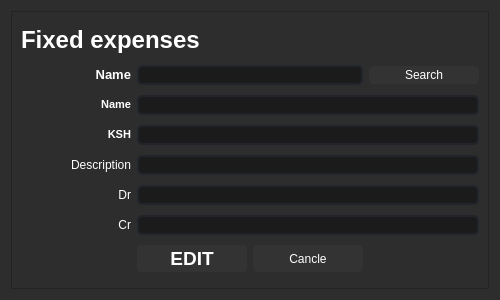
<?xml version="1.0" encoding="UTF-8"?>
<ui version="4.0">
 <class>Dialog</class>
 <widget class="QDialog" name="Dialog">
  <property name="geometry">
   <rect>
    <x>0</x>
    <y>0</y>
    <width>500</width>
    <height>300</height>
   </rect>
  </property>
  <property name="minimumSize">
   <size>
    <width>500</width>
    <height>300</height>
   </size>
  </property>
  <property name="maximumSize">
   <size>
    <width>500</width>
    <height>300</height>
   </size>
  </property>
  <property name="windowTitle">
   <string>Expense</string>
  </property>
  <property name="windowIcon">
   <iconset>
    <normaloff>../.designer/backup/logo14.ico</normaloff>../.designer/backup/logo14.ico</iconset>
  </property>
  <property name="styleSheet">
   <string notr="true">background-color: rgb(45, 45, 45);</string>
  </property>
  <layout class="QGridLayout" name="gridLayout_2">
   <item row="0" column="0">
    <widget class="QFrame" name="frame">
     <property name="styleSheet">
      <string notr="true">
QLineEdit {
	color: rgb(255, 255, 255);
	background-color: rgb(33, 37, 43);
	border-radius: 5px;
	border: 2px solid rgb(33, 37, 43);
	padding-left: 10px;
	selection-color: rgb(255, 255, 255);
	selection-background-color: rgb(255, 121, 198);
}
QLineEdit:hover {
	border: 2px solid rgb(64, 71, 88);
}
QLineEdit:focus {
	border: 2px solid rgb(91, 101, 124);
}
</string>
     </property>
     <property name="frameShape">
      <enum>QFrame::StyledPanel</enum>
     </property>
     <property name="frameShadow">
      <enum>QFrame::Raised</enum>
     </property>
     <layout class="QGridLayout" name="gridLayout">
      <item row="3" column="1" colspan="3">
       <widget class="QLineEdit" name="lineEdit_2">
        <property name="styleSheet">
         <string notr="true">background-color: rgb(27, 27, 27);</string>
        </property>
       </widget>
      </item>
      <item row="4" column="1" colspan="3">
       <widget class="QLineEdit" name="lineEdit_3">
        <property name="styleSheet">
         <string notr="true">background-color: rgb(27, 27, 27);</string>
        </property>
       </widget>
      </item>
      <item row="0" column="0" colspan="2">
       <widget class="QLabel" name="label_2">
        <property name="maximumSize">
         <size>
          <width>16777215</width>
          <height>30</height>
         </size>
        </property>
        <property name="text">
         <string>&lt;html&gt;&lt;head/&gt;&lt;body&gt;&lt;p&gt;&lt;span style=&quot; font-size:18pt; font-weight:600; color:#ffffff;&quot;&gt;Fixed expenses&lt;/span&gt;&lt;/p&gt;&lt;/body&gt;&lt;/html&gt;</string>
        </property>
       </widget>
      </item>
      <item row="1" column="3">
       <widget class="QPushButton" name="pushButton_3">
        <property name="styleSheet">
         <string notr="true">QPushButton {
	border: 2px solid rgb(51,51,51);
	border-radius: 5px;	
	color:rgb(255,255,255);
	background-color: rgb(51,51,51);
}
QPushButton:hover {
	border: 2px solid rgb(112,0,0);
	background-color: rgb(112,0,0);
}
QPushButton:pressed {	
	border: 2px solid rgb(112,0,0);
	background-color: rgb(51,51,51);
}

QPushButton:disabled {	
	border-radius: 5px;	
	border: 2px solid rgb(112,112,112);
	background-color: rgb(112,112,112);
}</string>
        </property>
        <property name="text">
         <string>Search</string>
        </property>
       </widget>
      </item>
      <item row="2" column="1" colspan="3">
       <widget class="QLineEdit" name="lineEdit">
        <property name="styleSheet">
         <string notr="true">background-color: rgb(27, 27, 27);</string>
        </property>
       </widget>
      </item>
      <item row="1" column="0">
       <widget class="QLabel" name="label_5">
        <property name="text">
         <string>&lt;html&gt;&lt;head/&gt;&lt;body&gt;&lt;p align=&quot;right&quot;&gt;&lt;span style=&quot; font-size:10pt; font-weight:600; color:#ffffff;&quot;&gt;Name&lt;/span&gt;&lt;/p&gt;&lt;/body&gt;&lt;/html&gt;</string>
        </property>
       </widget>
      </item>
      <item row="7" column="2">
       <widget class="QPushButton" name="pushButton_2">
        <property name="maximumSize">
         <size>
          <width>16777215</width>
          <height>34</height>
         </size>
        </property>
        <property name="styleSheet">
         <string notr="true">QPushButton {
	border: 2px solid rgb(51,51,51);
	border-radius: 5px;	
	color:rgb(255,255,255);
	background-color: rgb(51,51,51);
}
QPushButton:hover {
	border: 2px solid rgb(112,0,0);
	background-color: rgb(112,0,0);
}
QPushButton:pressed {	
	border: 2px solid rgb(112,0,0);
	background-color: rgb(51,51,51);
}

QPushButton:disabled {	
	border-radius: 5px;	
	border: 2px solid rgb(112,112,112);
	background-color: rgb(112,112,112);
}</string>
        </property>
        <property name="text">
         <string>Cancle</string>
        </property>
       </widget>
      </item>
      <item row="4" column="0">
       <widget class="QLabel" name="label_3">
        <property name="text">
         <string>&lt;html&gt;&lt;head/&gt;&lt;body&gt;&lt;p align=&quot;right&quot;&gt;&lt;span style=&quot; color:#ffffff;&quot;&gt;Description&lt;/span&gt;&lt;/p&gt;&lt;/body&gt;&lt;/html&gt;</string>
        </property>
       </widget>
      </item>
      <item row="1" column="1" colspan="2">
       <widget class="QLineEdit" name="lineEdit_4">
        <property name="styleSheet">
         <string notr="true">background-color: rgb(27, 27, 27);</string>
        </property>
       </widget>
      </item>
      <item row="5" column="1" colspan="3">
       <widget class="QLineEdit" name="lineEdit_5">
        <property name="styleSheet">
         <string notr="true">background-color: rgb(27, 27, 27);</string>
        </property>
       </widget>
      </item>
      <item row="5" column="0">
       <widget class="QLabel" name="label_6">
        <property name="text">
         <string>&lt;html&gt;&lt;head/&gt;&lt;body&gt;&lt;p align=&quot;right&quot;&gt;&lt;span style=&quot; color:#ffffff;&quot;&gt;Dr&lt;/span&gt;&lt;/p&gt;&lt;/body&gt;&lt;/html&gt;</string>
        </property>
       </widget>
      </item>
      <item row="7" column="1">
       <widget class="QPushButton" name="pushButton">
        <property name="font">
         <font>
          <pointsize>14</pointsize>
          <bold>true</bold>
         </font>
        </property>
        <property name="styleSheet">
         <string notr="true">QPushButton {
	border: 2px solid rgb(51,51,51);
	border-radius: 5px;	
	color:rgb(255,255,255);
	background-color: rgb(51,51,51);
}
QPushButton:hover {
	border: 2px solid rgb(0,143,150);
	background-color: rgb(0,143,150);
}
QPushButton:pressed {	
	border: 2px solid rgb(0,143,150);
	background-color: rgb(51,51,51);
}

QPushButton:disabled {	
	border-radius: 5px;	
	border: 2px solid rgb(112,112,112);
	background-color: rgb(112,112,112);
}</string>
        </property>
        <property name="text">
         <string>EDIT</string>
        </property>
       </widget>
      </item>
      <item row="3" column="0">
       <widget class="QLabel" name="label_4">
        <property name="text">
         <string>&lt;html&gt;&lt;head/&gt;&lt;body&gt;&lt;p align=&quot;right&quot;&gt;&lt;span style=&quot; font-size:8pt; font-weight:600; color:#ffffff;&quot;&gt;KSH&lt;/span&gt;&lt;/p&gt;&lt;/body&gt;&lt;/html&gt;</string>
        </property>
       </widget>
      </item>
      <item row="2" column="0">
       <widget class="QLabel" name="label">
        <property name="text">
         <string>&lt;html&gt;&lt;head/&gt;&lt;body&gt;&lt;p align=&quot;right&quot;&gt;&lt;span style=&quot; font-size:8pt; font-weight:600; color:#ffffff;&quot;&gt;Name&lt;/span&gt;&lt;/p&gt;&lt;/body&gt;&lt;/html&gt;</string>
        </property>
       </widget>
      </item>
      <item row="6" column="0">
       <widget class="QLabel" name="label_7">
        <property name="text">
         <string>&lt;html&gt;&lt;head/&gt;&lt;body&gt;&lt;p align=&quot;right&quot;&gt;&lt;span style=&quot; color:#ffffff;&quot;&gt;Cr&lt;/span&gt;&lt;/p&gt;&lt;/body&gt;&lt;/html&gt;</string>
        </property>
       </widget>
      </item>
      <item row="6" column="1" colspan="3">
       <widget class="QLineEdit" name="lineEdit_6">
        <property name="styleSheet">
         <string notr="true">background-color: rgb(27, 27, 27);</string>
        </property>
       </widget>
      </item>
     </layout>
    </widget>
   </item>
  </layout>
 </widget>
 <resources/>
 <connections/>
</ui>
